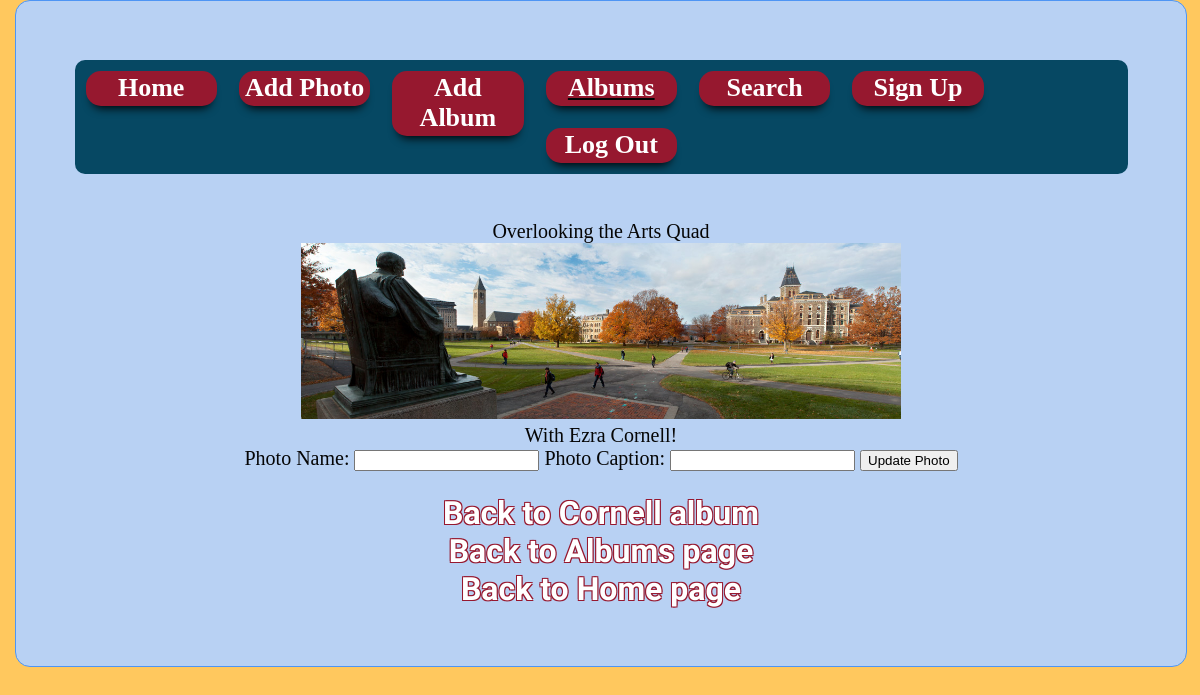
The page /UpdatePhotos.php?pID=4 (signed in) on the database its author committed.
### tables this page shows
CREATE TABLE IF NOT EXISTS `Photos` (
  `pID` int(11) NOT NULL,
  `PhotoName` varchar(32) NOT NULL,
  `caption` varchar(255) NOT NULL,
  `image_url` varchar(255) NOT NULL,
  `date_taken` date NOT NULL
);

CREATE TABLE IF NOT EXISTS `Relationships` (
  `pID` int(11) NOT NULL,
  `aID` int(11) NOT NULL
);

CREATE TABLE IF NOT EXISTS `Albums` (
  `aID` int(11) NOT NULL,
  `AlbumName` varchar(32) NOT NULL,
  `AlbumDescription` varchar(255) NOT NULL,
  `date_created` date NOT NULL,
  `date_modified` date DEFAULT NULL
);

### UpdatePhotos.php (the view, shortened to what this page needs)
<!DOCTYPE html>
<html>
	<head>
		<link rel="stylesheet" type="text/css" href="CSS/CSS.css">
	</head>
<body>
<?php if (! isset( $_SESSION[ 'logged_user' ] ) ) {
	$update = false;
	echo '<div class = "contentbody">
	<div class = "header">
	<ul class = "nav">
	     	<li><a href="Index.php">Home</a></li>
			<li><a href="Albums.php">Albums</a></li>
			<li><a href="Search.php">Search</a></li>
			<li><a href="SignUp.php">Sign Up</a></li>
			<li><a href="LogIn.php">Log In</a></li></ul></div>';
	echo '<br /><br /> This page is only viewable for the admin. Please log in to access this content.<br /><br /><a href="LogIn.php">Log In</a></div>';
	}else{
	$pID = filter_input( INPUT_GET, 'pID', FILTER_SANITIZE_NUMBER_INT );
	$mysqli = new mysqli( DB_HOST, DB_USER, DB_PASSWORD, DB_NAME );
	$UNCresult  = $mysqli->query("SELECT * FROM Photos WHERE Photos.pID NOT IN (SELECT pID FROM Relationships) AND pID =".$pID);
	$result = $mysqli->query("SELECT * FROM Relationships INNER JOIN Albums on Albums.aID = Relationships.aID INNER JOIN Photos on Relationships.pID = Photos.pID WHERE Photos.pID =".$pID);
	if ((!empty($result) && $result->num_rows == 1) || (!empty($UNCresult) && $UNCresult->num_rows == 1)){
	$array = $result->fetch_assoc();
		$aID = $array['aID'];
		$AlbumName = $array['AlbumName'];
	$result = $mysqli->query("SELECT * FROM Photos Where pID =".$pID);
	if(!empty($result) && $result->num_rows == 1){
			$array = $result->fetch_assoc();
			$PhotoName = $array['PhotoName'];
			$ImageURL = $array['image_url'];
			$caption = $array['caption'];
	echo "<div class = 'contentbody'>
	<div class = 'header'>
	<ul class = 'navlarge'>
	     	<li><a href='Index.php'>Home</a></li>
	     	<li><a href='AddPhoto.php'>Add Photo</a></li>
			<li><a href='AddAlbum.php'>Add Album</a></li>
			<li><div class='activepage'><a href='Albums.php'>Albums</a></div></li>
			<li><a href='Search.php'>Search</a></li>
			<li><a href='SignUp.php'>Sign Up</a></li>
			<li><a href='LogOut.php'>Log Out</a></li>
	</ul></div>
	<br /><br />";
	echo "$PhotoName<br />";
	echo "<img src='$ImageURL' alt = 'Image'><br />";
	echo "$caption";
	echo '<form class="form" action="UpdatePhotos.php?pID='.$pID.'" method="post">
	Photo Name: <input type="text" name="newphotoname" />
    Photo Caption: <input type="text" name="newphotocaption" />
    <input type="submit" name="update" value="Update Photo" /></form>';
	echo '<br /><div class = "fancy"><a class = "bottomlink" href="AlbumView.php?aID='.$aID.'"><b>Back to '.$AlbumName.' album</b></a></div>';
	echo '<div class = "fancy"><a class = "bottomlink" href="Albums.php"><b>Back to Albums page</b></a></div>';
	echo '<div class = "fancy"><a class = "bottomlink" href="Index.php"><b>Back to Home page</b></a></div>';
	}
	}
}
	?>
</body>
</html>

### CSS/CSS.css (style rules this page uses)
body { background-color: #FFC85E; margin: 0px; height: 100%; width:97.5%; margin-left: auto; margin-right: auto; }
html { margin: 0px; height: 100%; }
ul { list-style-type: none; margin: 0; padding: 0; overflow: hidden; }
li { float: left; }
.activepage { text-decoration: underline; }
.contentbody { text-align: center; font-size: 125%; color: #050505; background-color: #b8d1f3; width: 90%; border: black; border-radius: 15px; margin-right: auto; margin-left: auto; padding:5%; border:#4e95f4 1px solid; }
.navlarge { width: 100%; margin-left: auto; margin-right: auto; font-size: 20px; font-weight: bold; list-style-type: none; list-style: none; display: table; text-align: center; border-radius: 15px; }
.navlarge li { width:12%; display: inline; position: relative; bottom: 0px; font-size: 1.3em; padding: 2.5px ; margin: 11px; background-color: #96182f; border-radius: 15px; -moz-box-shadow: 0px 8px 10px -6px #000; -webkit-box-shadow: 0px 8px 10px -6px #000; }
img { width:600px; height: auto; }
a { text-decoration: none; color: white; }
.header { width:100%; background-color:#064863; border-radius:10px; }
.fancy { font-family: 'Arizonia'; font-size: 28px; }
.bottomlink { font-family: 'Arizonia'; color: #fff; text-shadow: -1px -1px 0 #96182f, 1px -1px 0 #96182f, -1px 1px 0 #96182f, 1px 1px 0 #96182f; font-size: 32px; }

### rows shown on the page
photos: PhotoName "Overlooking the Arts Quad", image_url (picture), caption "With Ezra Cornell!"
relationships: aID.AlbumName "Cornell"
